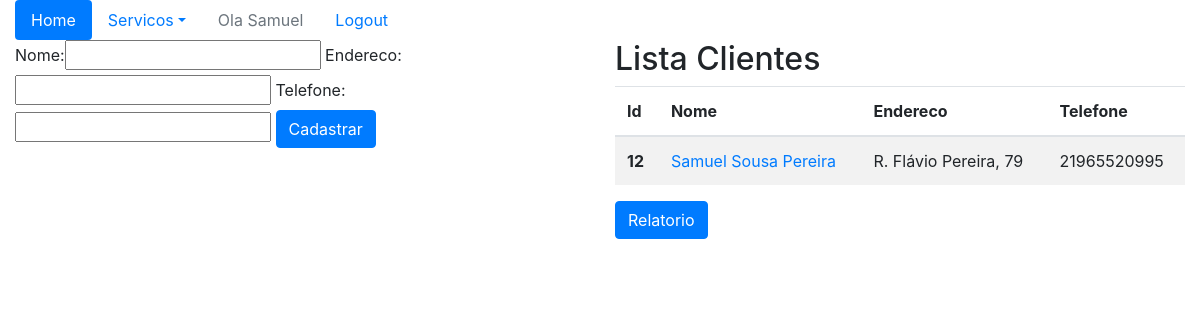
Screenshot of /sistema/pessoas/ (signed in) with the database file from the repository.
### core/models.py (models this page shows, shortened)
class Pessoa(models.Model):
    nome = models.CharField(max_length=100)
    endereco = models.CharField(max_length=200)
    telefone = models.CharField(max_length=20)

### core/views.py (the view)
@login_required
def lista_pessoas(request):
    pessoas = Pessoa.objects.all()
    form = PessoaForm()
    data = {'pessoas': pessoas, 'form': form}
    return render(request, 'core/lista_pessoas.html', data)

### core/forms.py
class PessoaForm(ModelForm):
    class Meta:
        model = Pessoa
        fields = '__all__'

### core/templates/core/lista_pessoas.html (shortened to what this page needs)
{% extends "base.html" %}
{% load bootstrap %}
{% block menu %}
<ul class="nav nav-pills">
    <li class="nav-item">
        <a class="nav-link active" href="{% url 'core_home' %}">Home</a>
    </li>
    <li class="nav-item dropdown">
        <a class="nav-link dropdown-toggle" data-toggle="dropdown" href="#" role="button" aria-haspopup="true"
            aria-expanded="false">Servicos</a>
    </li>
    {% if user.is_authenticated %}
        <li class="nav-item">
            <a class="nav-link disabled" href="#">Ola {{ user }}</a>
        </li>
        <li class="nav-item">
            <a class="nav-link" href="{% url 'logout' %}">Logout</a>
        </li>
    {% else %}
        <li class="nav-item">
            <a class="nav-link" href="{% url 'login' %}">Login</a>
        </li>
    {% endif %}
    </ul>
{% endblock %}
{% block main %}
    <div class="row">
        <div class="col-6">
            <form action="{% url 'core_add_pessoas' %}" method="post">
                {{ form|bootstrap }}
                <button type="submit" class="btn btn-primary">Cadastrar</button>
            </form>
        </div>
        <div class="col-6">
            <h2>Lista Clientes</h2>
            <table class="table table-striped">
                <thead>
                    <tr>
                    <th scope="col">Id</th>
                    <th scope="col">Nome</th>
                    <th scope="col">Endereco</th>
                    <th scope="col">Telefone</th>
                    </tr>
                </thead>
                <tbody>
                    {% for pessoa in pessoas %}
                    <tr>
                    <th scope="row">{{pessoa.id}}</th>
                    <td><a href="{% url 'core_pessoa_update' pessoa.id %}">{{pessoa.nome}}</a></td>
                    <td>{{pessoa.endereco}}</td>
                    <td>{{pessoa.telefone}}</td>
                    </tr>
                    {% endfor %}
                </tbody>
            </table>
        <a class="btn btn-primary" href="{% url 'relatorio_cliente' %}">Relatorio</a>
        </div>
    </div>
{% endblock %}

### rows the page displays
Pessoa: id "12", nome "Samuel Sousa Pereira", endereco "R. Flávio Pereira, 79", telefone "21965520995"

### other values shown
{{ user }} "Samuel"
